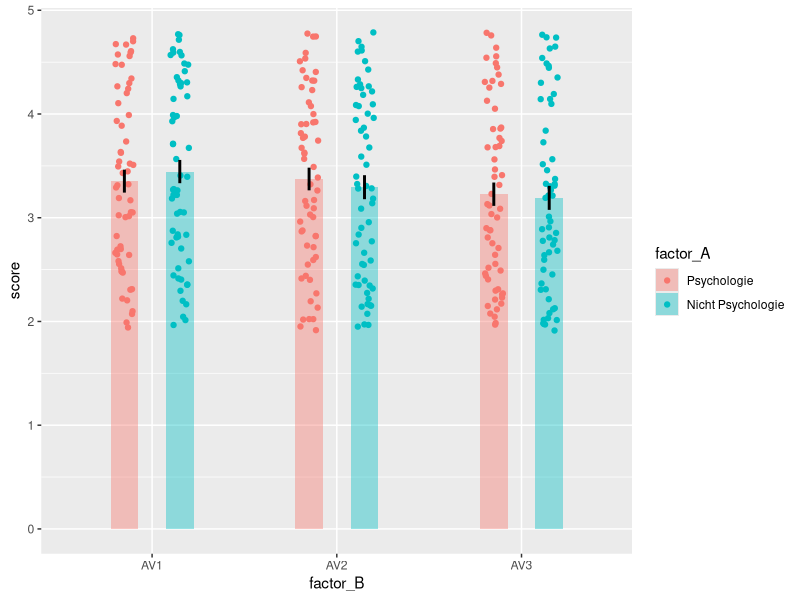
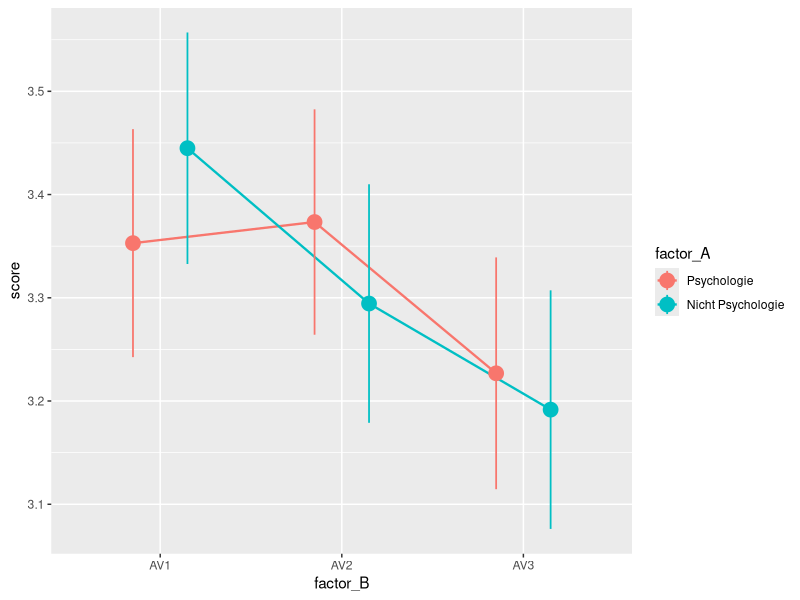
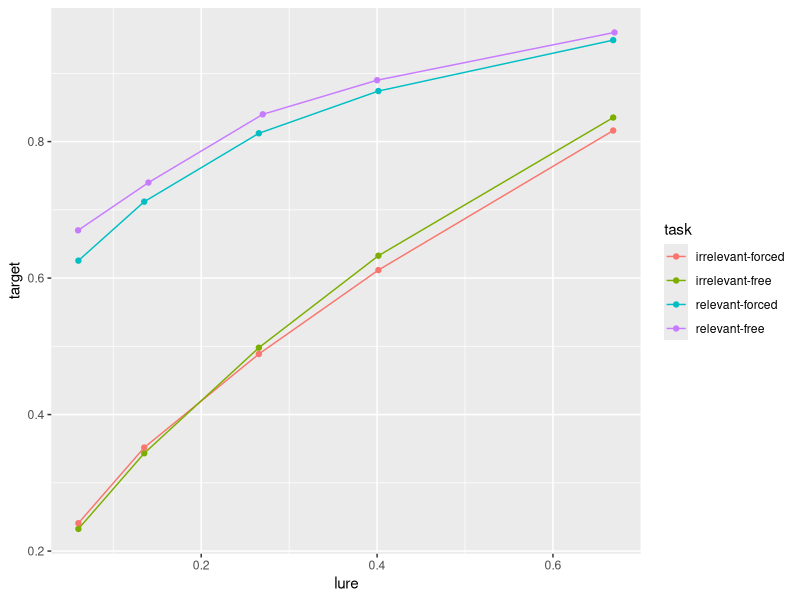
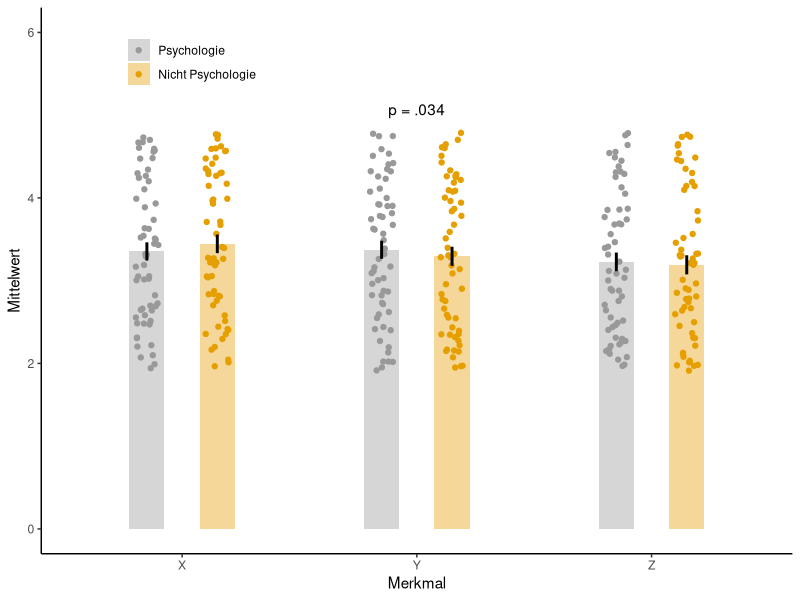
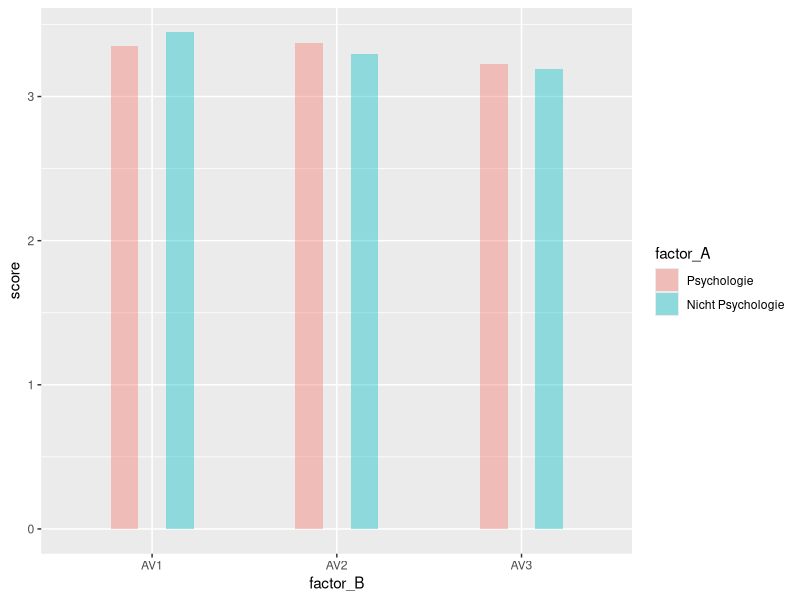
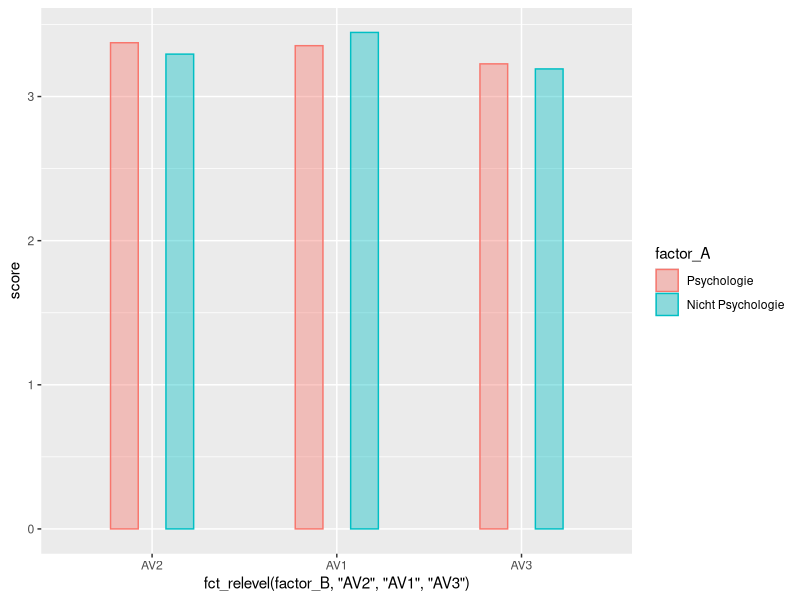

Reproduce these figures in R, in order. (Note: this script raises an error after producing the figures.)
library(tidyverse)

data_katja <- function(){
  set.seed(5)
  N <- 100
  df = as_tibble(c(data.frame(
    id = as_factor(str_pad(1:(N),2, pad="0")),
    factor_A = as_factor(c(rep('Frau', N/2), rep('Mann', N/2))),
    AV1 = sample(1:7, N, replace = TRUE),
    AV2 = sample(1:7, N, replace = TRUE),
    AV3 = sample(1:7, N, replace = TRUE)))) %>%
    pivot_longer(., AV1:AV3, names_to = 'factor_B', values_to = 'score') %>%
    mutate(factor_B = as_factor(factor_B))
}

data_sofia <- function(){
  set.seed(5)
  N <- 120
  df = as_tibble(c(data.frame(
    id = as_factor(str_pad(1:(N),2, pad="0")),
    factor_A = as_factor(c(rep('rp', N/2), rep('nrp', N/2))),
    factor_B = as_factor(rep(c('0m', '4h', '24h', '7d'), N/4)),
    factor_C = as_factor(c(rep(c('group1', 'group2'), each = N/4))),
    score    = runif(N, 40, 90))))
}

data_sabrina <- function(){
  set.seed(5)
  N <- 118
  df = as_tibble(c(data.frame(
    id = as_factor(str_pad(1:(N),2, pad="0")),
    factor_A = as_factor(c(rep('Psychologie', N/2), rep('Nicht Psychologie', N/2))),
    AV1 = runif(N, 1.9, 4.8),
    AV2 = runif(N, 1.9, 4.8),
    AV3 = runif(N, 1.9, 4.8)))) %>%
    pivot_longer(., AV1:AV3, names_to = 'factor_B', values_to = 'score') %>%
    mutate(factor_B = as_factor(factor_B))
}

data_anushe <- function(){
  set.seed(5)
  N <- 20*3*4
    df = as_tibble(c(data.frame(
      id = as_factor(str_pad(1:(N),2, pad="0")),
      factor_A = as_factor(rep(c('group1', 'group2', 'group3'),each = N/3)),
      factor_B = as_factor(rep(c('pre', 't1', 't2', 't3'), N/4)),
      AV1 = runif(N/3/4, 1, 3) + rep(c(0,1,2), each=N/3),
      AV2 = runif(N/3/4, 1, 3) + rep(c(0,1,2), each=N/3),
      AV3 = runif(N/3/4, 1, 3) + rep(c(0,1,2), each=N/3)))) %>%
      pivot_longer(., AV1:AV3, names_to = 'factor_C', values_to = 'score') %>%
      mutate(factor_C = as_factor(factor_C))
}

data_marina <- function(){
  read_csv2('Froeber2025.csv') %>%
    pivot_longer(., SureTarget:SureLure, 
                 names_to = 'criterionValue', 
                 values_to = 'score') %>%
    pivot_wider(., names_from=type, values_from = score) %>%
    filter(criterionValue != "SureLure")
}

# color-blind friendly palette, see http://www.cookbook-r.com/Graphs/Colors_(ggplot2)/
cbPalette <- c("#999999", "#E69F00", "#56B4E9", 
               "#009E73", "#F0E442", "#0072B2",
               "#D55E00", "#CC79A7")


####### Bar plots =====================================
df   <- data_sabrina() 
ggplot(df, aes(x = factor_B,
               y = score,
               fill  = factor_A,
               group = factor_A)) +
  geom_bar(stat = "summary",
           fun.data = "mean_se",
           width = 0.3,
           position = position_dodge(0.6),
           alpha = 0.4) +
  geom_jitter(aes(color = factor_A),
              size = 1.5,
              position = position_jitterdodge(
                jitter.width = 0.2,
                dodge.width  = 0.6)) +
  geom_linerange(stat = "summary",
                 fun.data = "mean_se",
                 fun.args = list(mult = 1), # 1 SE
                 position = position_dodge(0.6),
                 linewidth = 1,
                 color = 'black')

#### Line plot ======================
ggplot(df, aes(x = factor_B,
               y = score,
               color  = factor_A,
               group = factor_A)) +
  geom_line(stat = "summary",
           fun.data = "mean_se",
           position = position_dodge(0.6),
           linewidth = 0.8) +
  geom_pointrange(stat = "summary",
                 fun.data = "mean_se",
                 fun.args = list(mult = 1), # 1 SE
                 position = position_dodge(0.6),
                 size = 1,
                 linewidth = 0.6)

#### ROC ======================
data = data_marina()
ggplot(data, aes(x = lure, y = target,
                 color = task)) + 
  geom_point() + 
  geom_line(stat = "summary",
            fun.data = "mean_se",
            width = 0.3)

#### Konfektionieren (Beispiel Barplot) ======================
plt1 <- ggplot(df, aes(x = factor_B,
               y = score,
               fill  = factor_A,
               group = factor_A)) +
  geom_bar(stat = "summary",
           fun.data = "mean_se",
           width = 0.3,
           position = position_dodge(0.6),
           alpha = 0.4) +
  geom_jitter(aes(color = factor_A),
              size = 1.5,
              position = position_jitterdodge(
                jitter.width = 0.2,
                dodge.width  = 0.6)) +
  geom_linerange(stat = "summary",
                 fun.data = "mean_se",
                 fun.args = list(mult = 1), # 1 SE
                 position = position_dodge(0.6),
                 linewidth = 1,
                 color = 'black')

plt1 +
  coord_cartesian(ylim = c(0,6)) + 
  scale_fill_manual(values = cbPalette)  +
  scale_color_manual(values = cbPalette) +
  theme_classic() +
  labs(x = "Merkmal", y = "Mittelwert") +
  scale_x_discrete(labels= c("X", "Y", "Z"))  + 
  #scale_x_discrete(labels= c("X", "Y", "Z"),
  #         guide = guide_axis(n.dodge = 2))  + 
  # theme(axis.text.x = element_text(angle = 30, 
  #        vjust = 0.5, hjust=0.5)) +
  theme(legend.position="inside",
        legend.position.inside = c(0.2, 0.9),
        legend.title = element_blank()) +
  annotate("text", 
           x = 2, y = 5,
           label = 'p = .034',
           vjust = 'bottom', hjust = 'center')  
  
### Reihenfolge Kategorien auf x-Achse ================
# Original:
ggplot(df, aes(x = factor_B,
               y = score,
               fill  = factor_A,
               group = factor_A)) +
  geom_bar(stat = "summary",
          fun.data = "mean_se",
          width = 0.3,
          position = position_dodge(0.6),
          alpha = 0.4)

# Modifiziert:
ggplot(df, aes(x = fct_relevel(factor_B,
                    'AV2', 'AV1', 'AV3'),
               y = score,
               color = factor_A,
               fill  = factor_A,
               group = factor_A)) +
  geom_bar(stat = "summary",
           fun.data = "mean_se",
           width = 0.3,
           position = position_dodge(0.6),
           alpha = 0.4)

#### Plots arrangieren ==============================
# mit patchwork 

df <- data_sofia()
makeplots <- function(df_in){
  ggplot(data = df_in, aes(x = factor_B,
                y = score,
                color = factor_A,
                fill  = factor_A,
                group = factor_A)) +
    geom_bar(stat = "summary",
             fun.data = "mean_se",
             width = 0.3,
             position = position_dodge(0.6),
             alpha = 0.4) +
    coord_cartesian(ylim = c(0,100))+
    theme_classic() 
}

splitted_df <- df %>% 
  group_split(factor_C)
myPlots     <- lapply(splt, FUN = makeplots)

library(patchwork)
myPlots[[1]] / myPlots[[2]]

{myPlots[[1]] + 
    theme(axis.title.x = element_blank(),
          axis.text.x = element_blank(),
          legend.position="inside",
          legend.position.inside = c(0.15, 0.85),
          legend.title = element_blank()) +
    labs(tag = 'Rp-', y = '% correct')
} /
{myPlots[[2]] +
      theme(legend.position = 'none') +
      labs(tag = 'Rp+', y = '% correct', x = 'Time')
}

# mit facet_wrap
ggplot(df, aes(x = factor_B,
                         y = score,
                         color = factor_A,
                         fill  = factor_A,
                         group = factor_A)) +
  geom_bar(stat = "summary",
           fun.data = "mean_se",
           width = 0.3,
           position = position_dodge(0.6),
           alpha = 0.4) +
  coord_cartesian(ylim = c(0,100))+
  facet_wrap("factor_C") +
  labs(x = 'Time', y = '% correct') +
  theme_classic() +
  theme(legend.position = c(0.1, 0.85),
        legend.title = element_blank(),
        strip.background = element_blank())
# labels für factor_C am besten im Datensatz korrekt setzen
